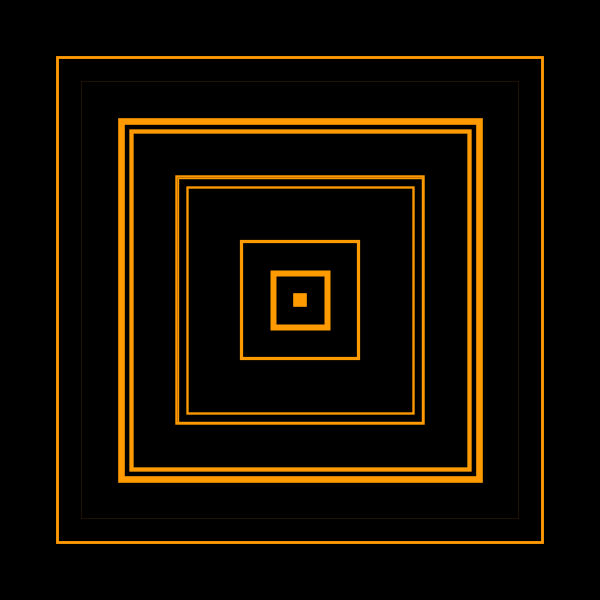
Frame 1 (no input)
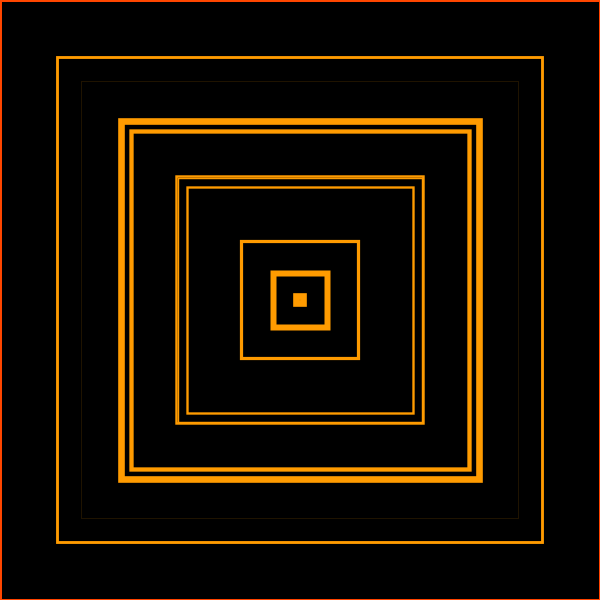
Frame 60 (the mouse pressed at the canvas centre just before this capture)
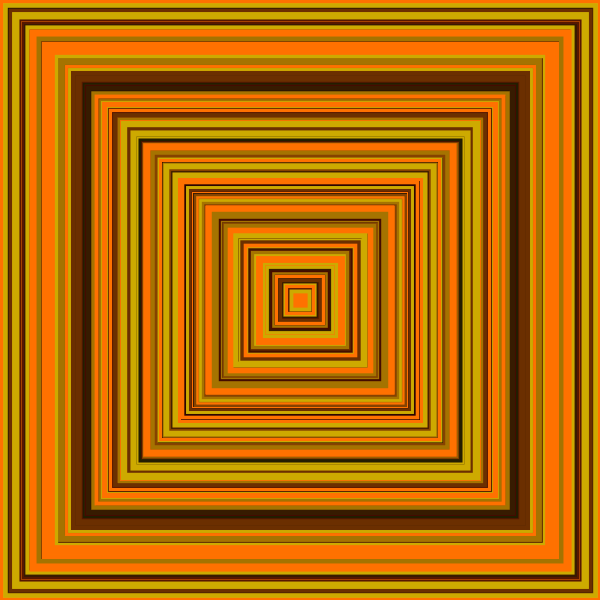
Frame 120 (the mouse held since frame 60 and released just before this capture)

The Processing sketch that drew these frames (run headless with seeded random() and noise(); from frame 60 on, the mouse is pressed at the canvas centre):

// Processing sketch: cuadro4
// ── cuadro4.pde


void setup() {
  frameRate(25);
  size(600,600);
  smooth();
  background(0);
  colorMode(HSB);
  rectMode(CENTER);
}

int maxRects = 10;

void draw() {
  //noFill();
  //background(0);
  fill(0,mouseY/6);
  rect(width/2,height/2,width,height);
  stroke(random(40),255,255);
  int lado = (int)random(width/20);
  for (int i = 0; i < maxRects; i++) {
    noFill();
    strokeWeight(random(7));
    rect(width/2,height/2,lado, lado);
    lado = lado + (int) random(width/3);
    lado = lado % width;
  } 
  maxRects = mouseX/10;
}
